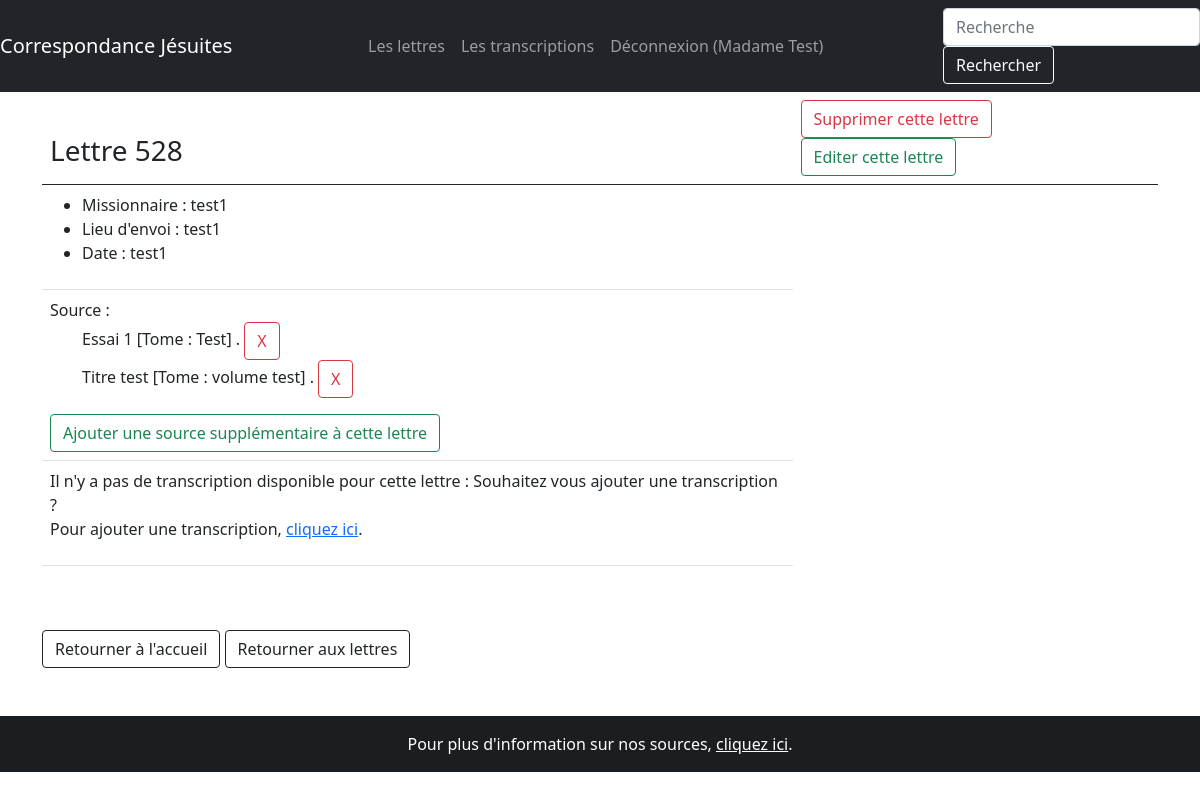
The app's page /lettres/528 (signed in) with its own data.
### correspondance/modeles/utilisateurs.py (models this page shows, shortened)
class Utilisateur(UserMixin, db.Model):
    __tablename__ = "utilisateur"
    ut_id = db.Column(db.Integer, unique=True, nullable=False, primary_key=True, autoincrement=True)
    ut_nom = db.Column(db.Text, nullable=False)
    ut_login = db.Column(db.Text, nullable=False)
    ut_mdp = db.Column(db.Text, nullable=False)
    ut_mail = db.Column(db.Text, nullable=False)
    contributions = db.relationship("Contribution", back_populates="utilisateur")

### correspondance/modeles/donnees.py (models this page shows, shortened)
class Lettre(db.Model):
    __tablename__ = "lettre"
    lettre_id = db.Column(db.Integer, unique=True, nullable=False, primary_key=True, autoincrement=True)
    lettre_date = db.Column(db.Text, nullable=False)
    lettre_numero = db.Column(db.Text)
    lettre_redacteur = db.Column(db.Text)
    lettre_lieu = db.Column(db.Text)
    lettre_volume = db.relationship("Publication", secondary=Source, backref=db.backref("Lettre", lazy='dynamic'))
    transcription_texte: List["Transcription"] = db.relationship("Transcription", back_populates="lettre",
                                                                 cascade="all,delete")
    contributions = db.relationship("Contribution", back_populates="lettre")

class Publication(db.Model):
    __tablename__ = "publication"
    publication_id = db.Column(db.Integer, unique=True, nullable=False, primary_key=True, autoincrement=True)
    publication_titre = db.Column(db.Text)
    publication_volume = db.Column(db.Text)
    contributions = db.relationship("Contribution", back_populates="publication")

### correspondance/routes/generic.py (the view)
@app.route("/lettres/<lettre_id>", methods=["POST", "GET"])
def unique_lettre(lettre_id):
    unique_lettre = Lettre.query.get(lettre_id)
    publication = Publication.query.filter(db.and_(Publication.publication_id == Lettre.lettre_volume,
                                                   Lettre.lettre_id == lettre_id)).first()
    transcription = Transcription.query.filter(db.and_(Transcription.transcription_lettre_id == Lettre.lettre_id,
                                                       Lettre.lettre_id == lettre_id)).first()
    return render_template("pages/lettre.html", nom="Correspondance jésuite",
                           lettre=unique_lettre, publication=publication, transcription=transcription)

### correspondance/modeles/utilisateurs.py (called while the page is built)
@login.user_loader
def trouver_utilisateur_via_id(identifiant):
    return Utilisateur.query.get(int(identifiant))

### correspondance/templates/pages/lettre.html (shortened to what this page needs)
{% extends "conteneur.html" %}
{% block corps %}
    {% if lettre %}
<div>
    <table class="table">
        <thead>
        <tr>
            <th>
                <h3>Lettre {{lettre.lettre_id}}</h3>
            </th>
            <th>
                <a class="btn btn-outline-danger" role="button" href="{{url_for('suppression_lettre', lettre_id =lettre.lettre_id)}}">Supprimer cette lettre</a>
                <a class="btn btn-outline-success" role="button" href="{{url_for('edition', lettre_id =lettre.lettre_id)}}">Editer cette lettre</a>
            </th>
        </tr>
        </thead>
        <tbody>
        <tr>
            <td>
                <ul>
                    <li>
                        {% if lettre.lettre_redacteur %}
                        Missionnaire : {{lettre.lettre_redacteur}}
                        {% endif %}
                    </li>
                    <li>
                        {% if lettre.lettre_lieu %}
                        Lieu d'envoi : {{lettre.lettre_lieu}}
                        {% endif %}
                    </li>
                    <li>
                        Date : {{lettre.lettre_date}}
                    </li>
                </ul>
            </td>
        <tr>
            <td>
                {% if lettre.lettre_volume %}
                Source :
                <ul>
                {% for publication in lettre.lettre_volume %}
                    <form method="post" id="supprimer_source" action="{{url_for('supprimer_source',
                    lettre_id = lettre.lettre_id, publication_id = publication.publication_id)}}">
                        {{publication.publication_titre}} [Tome : {{publication.publication_volume}}] .
                        <a class="btn btn-outline-danger" role="button" href="{{url_for('supprimer_source',
                    lettre_id = lettre.lettre_id, publication_id = publication.publication_id)}}"> X </a>
                    </form>
                {% endfor %}
                </ul>
                <a class="btn btn-outline-success" role="button"
                   href="{{url_for('source', lettre_id=lettre.lettre_id)}}">
                    Ajouter une source supplémentaire à cette lettre</a>
                {% else %}
                Pas de source rensignée pour cette lettre :
                <a class="btn btn-outline-success" role="button"
                   href="{{url_for('source', lettre_id=lettre.lettre_id)}}">Ajouter une source à cette lettre</a>
                {% endif %}
            </td>
        </tr>
        <tr>
            <td>
                {% if lettre.transcription_texte %}
                Transcription :
                <br/>
                <p>
                    {{transcription.transcription_texte}}</p>
                <br/>
                <p>
                    Plus d'option pour la transcription :
                    <a class="btn btn-outline-dark" role="button" href="{{url_for('afficher_transcription', transcription_id=transcription.transcription_id)}}">Transcription</a>
                </p>
                {% else %}
                <p>
                    Il n'y a pas de transcription disponible pour cette lettre : Souhaitez vous ajouter une transcription ? <br/>
                    Pour ajouter une transcription, <a href="{{url_for('nouvelle_transcription', lettre_id=lettre.lettre_id)}}">cliquez ici</a>.
                </p>
                {% endif %}
            </td>
        </tr>
        </tbody>
    </table>
    {% else %}
        <p>La base de données est en cours de constitution</p>
    {% endif %}
</div>
<br/>
<br/>
    <a class="btn btn-outline-dark" role="button" href="{{url_for('accueil')}}">Retourner à l'accueil</a>
    <a class="btn btn-outline-dark" role="button" href="{{url_for('lettres')}}">Retourner aux lettres</a>
<br/>
<br/>
<br/>
{% endblock %}

### correspondance/templates/conteneur.html (shortened to what this page needs)
<!DOCTYPE html>
<html lang="fr">
    <head>
        {% include "partials/css.html"%}
    </head>
    <body>
        <nav class="navbar navbar-expand-md navbar-dark bg-dark justify-content-between">
            <a class="navbar-brand" href="{{ url_for('accueil') }}">Correspondance Jésuites</a>
            <ul class="navbar-nav mr-auto">
                <li class="nav-item">
                    <a class="nav-link" href="{{url_for('lettres')}}">Les lettres</a>
                </li>
                <li class="nav-item">
                    <a class="nav-link" href="{{url_for('transcriptions')}}">Les transcriptions</a>
                </li>
                {% if not current_user.is_authenticated %}
                <li class="nav-item">
                    <a class="nav-link" href="{{url_for('inscription')}}">Inscription</a>
                </li>
                <li class="nav-item">
                    <a class="nav-link" href="{{url_for('connexion')}}">Connexion</a>
                </li>
                {% else %}
                <li class="nav-item">
                    <a class="nav-link" href="{{url_for('deconnexion')}}">Déconnexion ({{current_user.ut_nom}})</a>
                </li>
                {% endif %}
                </ul>
                <form class="form-inline my-2 my-lg-0" action="{{url_for('recherche')}}" method="GET">
                    <input class="form-control mr-sm-2" name="keyword" type="search" placeholder="Recherche" aria-label="Recherche">
                    <button class="btn btn-outline-light my-2 my-sm-0" type="submit">Rechercher</button>
                </form>
              </nav>
          <div class="container">
              <div class="row">
                <div class="col">
                    {% block corps %}{% endblock %}
                </div>
              </div>
          </div>
    </body>
    <footer class="bg-dark text-center text-white">
        <div class="text-center p-3" style="background-color: rgba(0, 0, 0, 0.2);">
        Pour plus d'information sur nos sources, <a  class="text-white" href={{url_for('publications')}}>cliquez ici</a>.
        </div>
    </footer>
</html>

### records on screen
Utilisateur: ut_nom "Madame Test"
Lettre: lettre_id "528", lettre_redacteur "test1", lettre_lieu "test1", lettre_date "test1"
Publication: publication_titre "Essai 1", publication_volume "Test"
Publication: publication_titre "Titre test", publication_volume "volume test"
